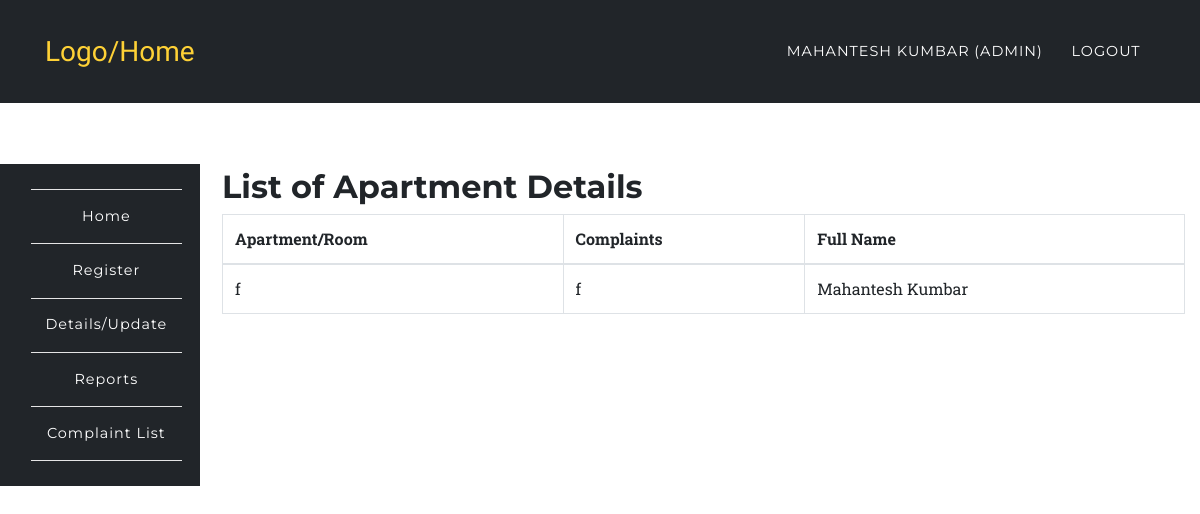
Before: /app/cmplist.php (signed in) with the older database file.
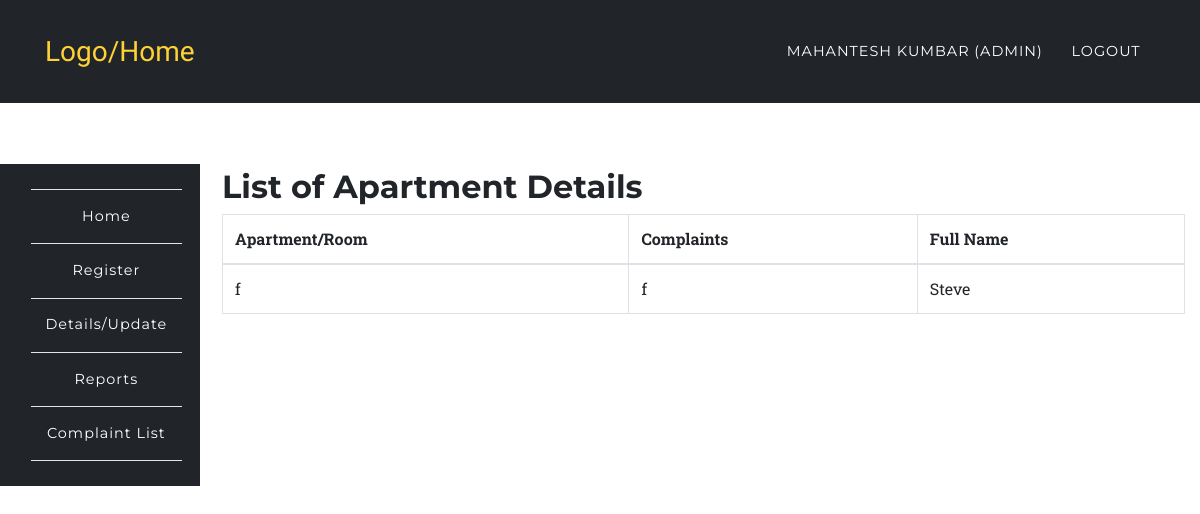
After: the same page with the newer database file.
### tables this page shows
CREATE TABLE `cmps` (
  `id` int(11) NOT NULL,
  `name` varchar(100) DEFAULT NULL,
  `cmp` varchar(200) DEFAULT NULL,
  `username` varchar(200) DEFAULT NULL,
  `fullname` varchar(200) DEFAULT NULL
);

### app/cmplist.php (the view, shortened to what this page needs)
<?php
	require '../config/config.php';
		try {
			if($_SESSION['role'] == 'admin'){
				$stmt = $connect->prepare('SELECT * FROM cmps');
				$stmt->execute();
				$data = $stmt->fetchAll (PDO::FETCH_ASSOC);
			}
		}catch(PDOException $e) {
			$errMsg = $e->getMessage();
		}
?>
<?php include '../include/header.php';?>
	<nav class="navbar navbar-expand-lg navbar-dark fixed-top" style="background-color:#212529;" id="mainNav">
      <div class="container">
        <a class="navbar-brand js-scroll-trigger" href="../index.php">Logo/Home</a>
        <div class="collapse navbar-collapse" id="navbarResponsive">
          <ul class="navbar-nav text-uppercase ml-auto">
            <li class="nav-item">
              <a class="nav-link" href="#"><?php echo $_SESSION['fullname']; ?> <?php if($_SESSION['role'] == 'admin'){ echo "(Admin)"; } ?></a>
            </li>
            <li class="nav-item">
              <a href="../auth/logout.php" class="nav-link">Logout</a>
            </li>
          </ul>
        </div>
      </div>
    </nav>
	<section style="padding-left:0px;">
		<?php include '../include/side-nav.php';?>
	</section>
<section class="wrapper" style="margin-left: 16%;margin-top: -23%;">
	<div class="container">
		<div class="row">
			<div class="col-12">
			<h2>List of Apartment Details</h2>
				<?php
						echo '<table class="table table-bordered">';
						echo '<thead>';
						echo '<tr>';
						echo '<th>Apartment/Room</th>';
						echo '<th>Complaints</th>';
						echo '<th>Full Name</th>';
						echo '</tr>';
						echo '    </thead>';
							echo '    <tbody>';
					foreach ($data as $key => $value) {
					     echo ' <tr>';
					      echo "<td>".$value['name']."</td>";
					     echo "<td>".$value['cmp']."</td>";
					     echo "<td>".$value['fullname']."</td>";
					     echo "</tr>";
					}
					echo ' </tbody>';
					echo '	  </table>';
				?>
			</div>
		</div>
	</div>
</section>
<?php include '../include/footer.php';?>

### include/header.php (shortened to what this page needs)
<!DOCTYPE html>
<html lang="en">
  <head>
    <link href="../assets/plugins/bootstrap/css/bootstrap.min.css" rel="stylesheet">
    <link href="../assets/plugins/font-awesome/css/font-awesome.min.css" rel="stylesheet" type="text/css">
    <link href="../assets/css/rent.css" rel="stylesheet">
    <link href="../assets/css/style.css" rel="stylesheet">
  </head>
  <body id="page-top">

### include/side-nav.php (shortened to what this page needs)
<br>
	<nav class="navbar navbar-expand-sm navbar-default sidebar" style="background-color:#212529;" id="mainNav">
      <div class="container">
        <div class="collapse navbar-collapse" id="navbarResponsive1">
          <ul class="navbar-nav text-center" style="    flex-direction: column;">
            <li class="nav-item">
              <a class="nav-link" href="../auth/dashboard.php">Home</a>
            </li>
            <li class="nav-item">
            	<?php if($_SESSION['role'] == 'admin' || $_SESSION['role'] == 'user'){
	        		echo '<a href="../app/register.php" class="nav-link">Register</a>';
	      	 	} ?>
            </li>
            <li class="nav-item">
	        	<a href="../app/list.php" class="nav-link">Details/Update</a>
            </li>
            <li class="nav-item">
              <?php if($_SESSION['role'] == 'admin'){
                echo '<a href="../app/sms.php" class="nav-link">Reports</a>';
              } ?>
            </li>
            <li class="nav-item">
              <?php if($_SESSION['role'] == 'admin'){
                echo '<a href="../app/cmplist.php" class="nav-link">Complaint List</a>';
              } ?>
            </li>
          </ul>
        </div>
      </div>
    </nav>

### include/footer.php (shortened to what this page needs)
  </body>
</html>

### assets/css/rent.css (style rules this page uses)
body { overflow-x: hidden; font-family: 'Roboto Slab', 'Helvetica Neue', Helvetica, Arial, sans-serif; }
a { color: #0000ff; }
h1, h2, h3, h4, h5, h6 { font-weight: 700; font-family: 'Montserrat', 'Helvetica Neue', Helvetica, Arial, sans-serif; }
section { padding: 100px 0; }
@media (min-width: 768px) { section { padding: 140px 0; } }
#mainNav { background-color: #212529; }
#mainNav .navbar-brand { color: #fed136; font-family: 'Kaushan Script', 'Helvetica Neue', Helvetica, Arial, cursive; }
#mainNav .navbar-nav .nav-item .nav-link { font-size: 90%; font-weight: 400; padding: 0.75em 0; letter-spacing: 1px; color: white; font-family: 'Montserrat', 'Helvetica Neue', Helvetica, Arial, sans-serif; }
@media (min-width: 992px) { #mainNav { padding-top: 25px; padding-bottom: 25px; -webkit-transition: padding-top 0.3s, padding-bottom 0.3s; -moz-transition: padding-top 0.3s, padding-bottom 0.3s; transition: padding-top 0.3s, padding-bottom 0.3s; border: none; background-color: transparent; } }
@media (min-width: 992px) { #mainNav .navbar-brand { font-size: 1.75em; -webkit-transition: all 0.3s; -moz-transition: all 0.3s; transition: all 0.3s; } }
@media (min-width: 992px) { #mainNav .navbar-nav .nav-item .nav-link { padding: 1.1em 1em !important; } }

### assets/css/style.css (style rules this page uses)
.navbar { border-radius: 0px; }
nav.sidebar, .main { -webkit-transition: margin 200ms ease-out; -moz-transition: margin 200ms ease-out; -o-transition: margin 200ms ease-out; transition: margin 200ms ease-out; }
@media (min-width: 765px) { nav.sidebar .navbar-nav > li:first-child { border-top: 1px #e5e5e5 solid; } }
@media (min-width: 765px) { nav.sidebar .navbar-nav > li { border-bottom: 1px #e5e5e5 solid; } }
@media (min-width: 765px) { nav.sidebar .navbar-collapse, nav.sidebar .container-fluid { padding: 0 0px 0 0px; } }
@media (min-width: 765px) { nav.sidebar { width: 200px; height: 100%; //margin-left: -160px; float: left; margin-bottom: 0px; } }
@media (min-width: 765px) { nav.sidebar li { width: 100%; } }
section { padding-left: 15px; }

Changed rows visible on the page:
changed cmps: fullname "Mahantesh Kumbar" → "Steve"
